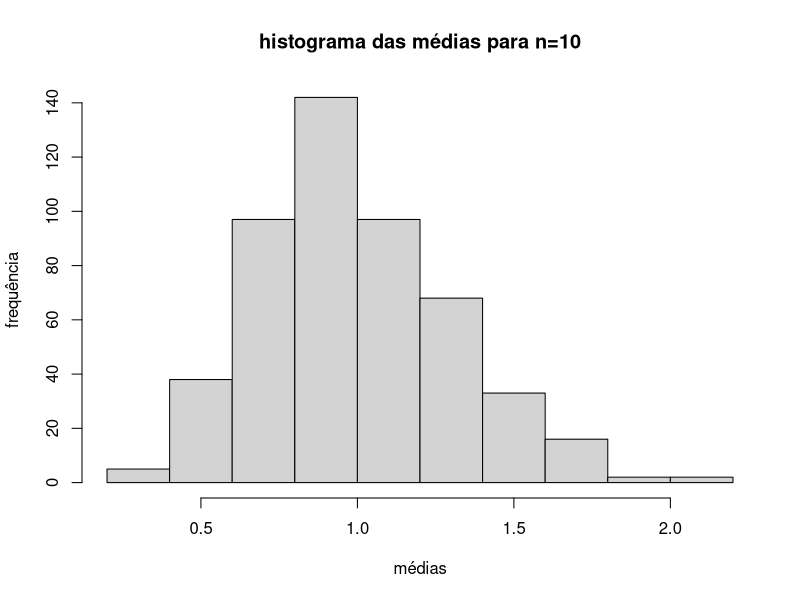
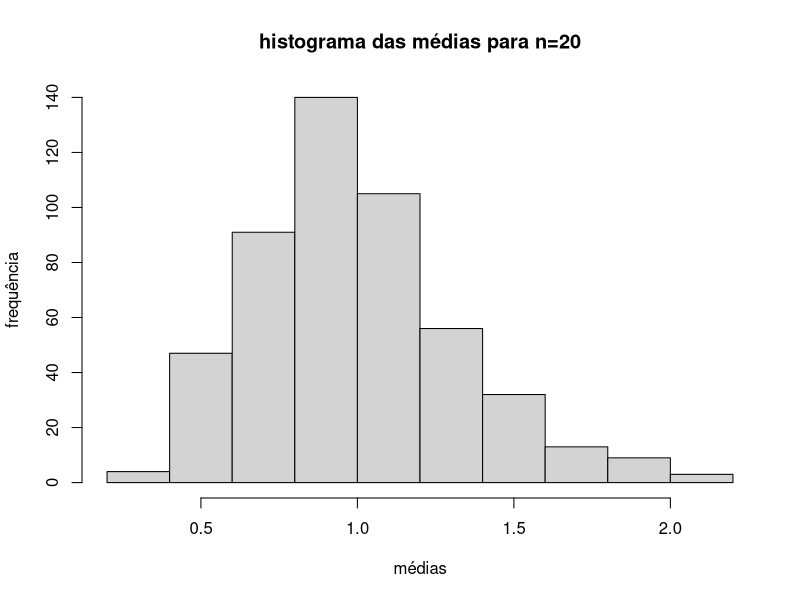
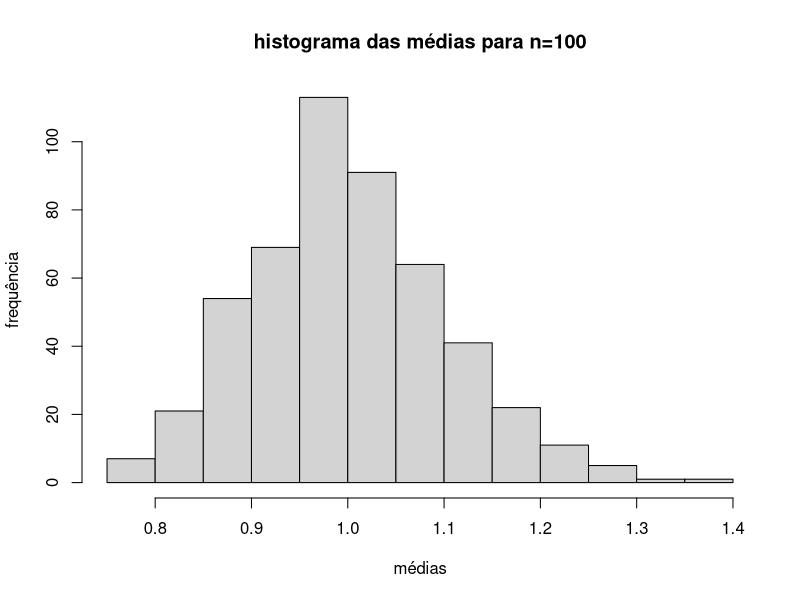
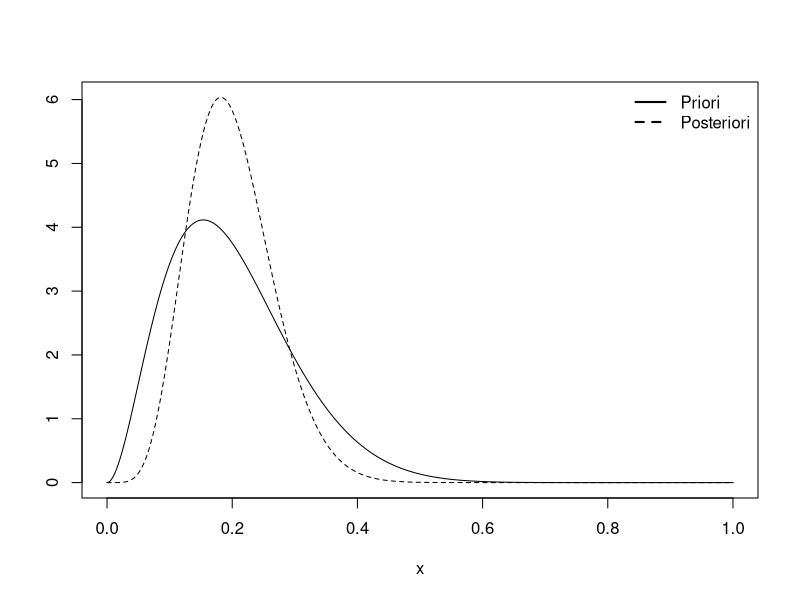

Recreate these plots in R, in order.
## ---- chunk 1
#função que gera intervalo de 90% de confiança:

ic <- function(x, sigma=1, n){
  xbarra <- mean(x)
  z=qnorm(0.95)
  ep=sigma/sqrt(n)
  return(c(xbarra-z*ep,xbarra+z*ep))
}

## ---- chunk 2
#intervalo de confiança para n=10
ic(rnorm(10), 1, 10)
## ---- chunk 3
#intervalo de confiança para n=20
ic(rnorm(20), 1, 20)
## ---- chunk 4
#intervalo de confiança para n=100
ic(rnorm(100), 1, 100)
## ---- chunk 5
#Função que gera "R" amostras normais (0,1) de tamanho "n" e dá a proporção de intervalos que contém zero.

contasucessos_normal <- function (R, n){
  media <- 0
  contador <- 0
  for (k in 1:R){
    x <- rnorm(n)
    IC<-ic(x, 1, n)
    if (media>=IC[1] & media<=IC[2]){
      contador <- contador +1}
  } 
  return(contador/R)
}
## ---- chunk 6
#Porcentacem de sucesso para n=10

contasucessos_normal (500, 10) * 100

## ---- chunk 7
#Porcentacem de sucesso para n=20

contasucessos_normal (500, 20) * 100
## ---- chunk 8
#Porcentacem de sucesso para n=100

contasucessos_normal (500, 100) * 100
## ---- chunk 9
#Intervalo de confiança para n=10

ic(rexp(10, 1), 1, 10) 
## ---- chunk 10
#Intervalo de confiança para n=20

ic(rexp(20, 1), 1, 20) 
## ---- chunk 11
#Intervalo de confiança para n=100

ic(rexp(100, 1), 1, 100) 
## ---- chunk 12
#Gerar 500 amostras exponenciais (1) de tamanho 10 

n<-10
media <- 1
contador <- 0
medias_dez <- rep(0, 500)
for (k in 1:500){
  x <- rexp(n, 1)
  IC<-ic(x, 1, n)
  #salvar em um vetor as médias encontradas
  medias_dez [k]<-mean(x)
  #contar quantos intervalos contém 1:
  if (media>=IC[1] & media<=IC[2]){
    contador <- contador +1}
}
#Porcentagem de intervalos que contém a média:
cat(contador/5, "%")
## ---- chunk 13
#Gerar 500 amostras exponenciais (1) de tamanho 20 

n<-10
media <- 1
contador <- 0
medias_vinte <- rep(0, 500)
for (k in 1:500){
  x <- rexp(n, 1)
  IC<-ic(x, 1, n)
  #salvar em um vetor as médias encontradas
  medias_vinte [k]<-mean(x)
  #contar quantos intervalos contém 1:
  if (media>=IC[1] & media<=IC[2]){
    contador <- contador +1}
}
#Porcentagem de intervalos que contém a média:
cat(contador/5, "%")
## ---- chunk 14
#Gerar 500 amostras exponenciais (1) de tamanho 100 

n<-100
media <- 1
contador <- 0
medias_cem <- rep(0, 500)
for (k in 1:500){
  x <- rexp(n, 1)
  IC<-ic(x, 1, n)
  #salvar em um vetor as médias encontradas
  medias_cem [k]<-mean(x)
  #contar quantos intervalos contém 1:
  if (media>=IC[1] & media<=IC[2]){
    contador <- contador +1}
}
#Porcentagem de intervalos que contém a média:
cat(contador/5, "%")
## ---- chunk 15
#Histograma para a média de 500 intervalos feitos com amostras de tamanho 10
#geradas aleatoriamente com distribuição exponencial (1)
hist(medias_dez,
  xlab= "médias",
  ylab= "frequência",
  main= "histograma das médias para n=10")
## ---- chunk 16
#Histograma para a média de 500 intervalos feitos com amostras de tamanho 20
#geradas aleatoriamente com distribuição exponencial (1)
hist(medias_vinte,
  xlab= "médias",
  ylab= "frequência",
  main= "histograma das médias para n=20")
## ---- chunk 17
#Histograma para a média de 500 intervalos feitos com amostras de tamanho 100
#geradas aleatoriamente com distribuição exponencial (1)
hist(medias_cem,
  xlab= "médias",
  ylab= "frequência",
  main= "histograma das médias para n=100")
## ---- chunk 18
x <- seq(from=0, to=1, by=0.001)
priori <- dbeta(x,3,12)
posteriori <- dbeta(x,7,28)
plot(posteriori~x, lty="dashed", type="l", ylab = " ")
lines(priori~x)
legend("topright", legend=c("Priori","Posteriori"), lty=c(1,2), lwd=2, bty="n")
